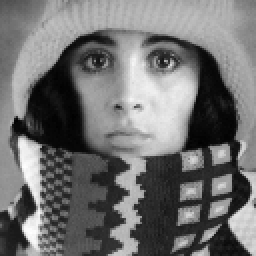
%> input picture Image processing/testimage.gif, 128 x 128 px (shown 2 times larger)
$ octave deconvolutie.m   (GNU Octave 9; MATLAB toolbox functions it lacks are replaced by stand-ins)
%> lines starting %> are read from the running program, lines starting %| are printed output that depends on the picture
%
% deconvolutie: deconvolutie demo (boek sectie 5.7)
%
% Beeld 1: ingelezen testbeeld
% Beeld 2: geconvolueerd beeld (met Gaussiaanse lowpass filter met sigma=3)
% Beeld 3: naieve inverse filtering veroorzaakt delingen door nul bij hoge
%          frequenties (buitenkant FT)
% Beeld 4: resultaat van deconvolutie mits eenvoudige voorzorg ivm delingen
%          door nul
% Beeld 5: zelfde als beeld 2, maar met uniforme (witte) ruis toegevoeg,
%          met amplitude 1%. Het verschil tussen 2 en 5 is nauwelijks te
%          zien.
% Beeld 6: resultaat van deconvolutie na wat fine tuning, ruis maakt
%          deconvolutie een flink pak moeilijker
%
% Philippe Bekaert - 17 Oktober 2002
%

% lees testbeeld in
f=imread('testimage.gif');
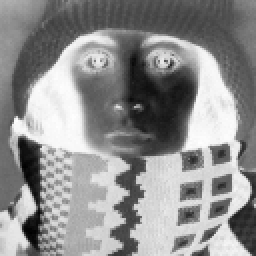
%> f: size 128x128 uint8 (shown 2 times larger); min 0, max 254, mean 142.3
f=double(f)/255; f=1-f; f=flipud(f);
%> after `f=flipud(f)`:
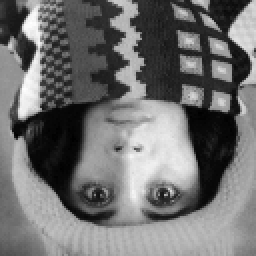
%> f: size 128x128 double (shown 2 times larger); min 0.00392, max 1, mean 0.442; mean of the top-left, top-right, bottom-left and bottom-right quarters 0.375, 0.374, 0.453, 0.567
figure(1); pcolor(f); shading interp; colormap('gray'); axis image
%> after `axis image`:
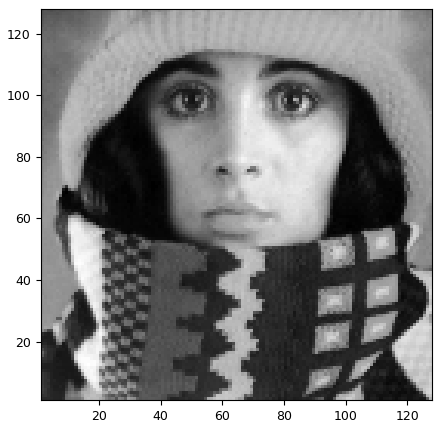
%> figure redrawn from the program's plot data

% 2) maak genormaliseerde Gaussianse lowpass filter
h=zeros(128,128);   % we weten dat f 128x128 pixels is
for i=1:128; for j=1:128; x=i-65; y=j-65; h(i,j)=x*x+y*y; end; end
h=exp(-0.5*h/(3*3));
h=h/sum(sum(h));

% 3) pas filter toe (via frequentiedomein)
F=fftshift(fft2(f));
H=fftshift(fft2(ifftshift(h)));
G=F.*H;
g=real(ifft2(ifftshift(G)));
figure(2); pcolor(g); shading interp; colormap('gray'); axis image
%> after `axis image`:
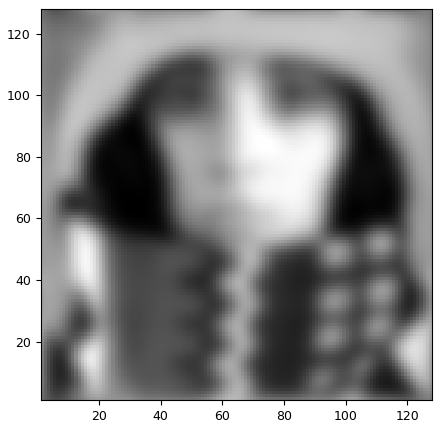
%> figure redrawn from the program's plot data

% deconvolutie
G1=fftshift(fft2(g));
F1=G1./H;
figure(3); surf(log10(abs(F1))); shading interp
%> after `shading interp`:
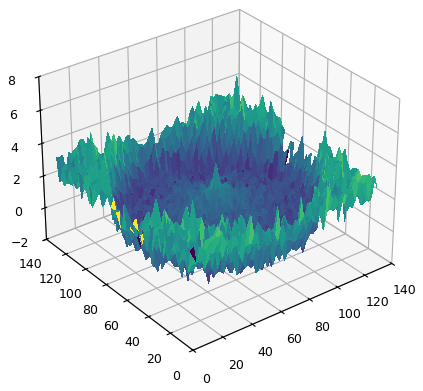
%> figure redrawn from the program's plot data
% deconvolutie lukt niet wegens delingen door nul voor hoge frequenties.

F1=G1./(H+5e-15);    % vermijd deling door nul, 5e-15 term werd experimenteel bepaald
f1=real(ifft2(ifftshift(F1)));
figure(4); pcolor(f1); shading interp; colormap('gray'); axis image

% voeg beetje uniforme (witte) ruis toe aan geconvolueerde beeld
g1=g+0.01*rand(size(g));
% verschil met beeld 2 is niet te merken
figure(5); pcolor(g1); shading interp; colormap('gray'); axis image

% deconvolutie, werkt veel minder goed
G2=fftshift(fft2(g1));
F2=G2./(H+0.1);
f2=real(ifft2(ifftshift(F2)));
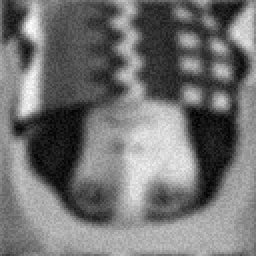
%> f2: size 128x128 double (shown 2 times larger); min -0.0454, max 0.952, mean 0.406; drawn with min black and max white
figure(6); pcolor(f2); shading interp; colormap('gray'); axis image
%> after `axis image`:
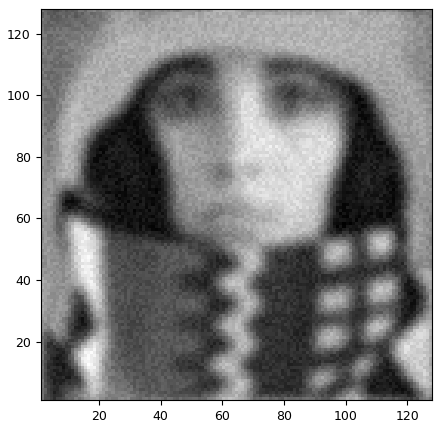
%> figure redrawn from the program's plot data
